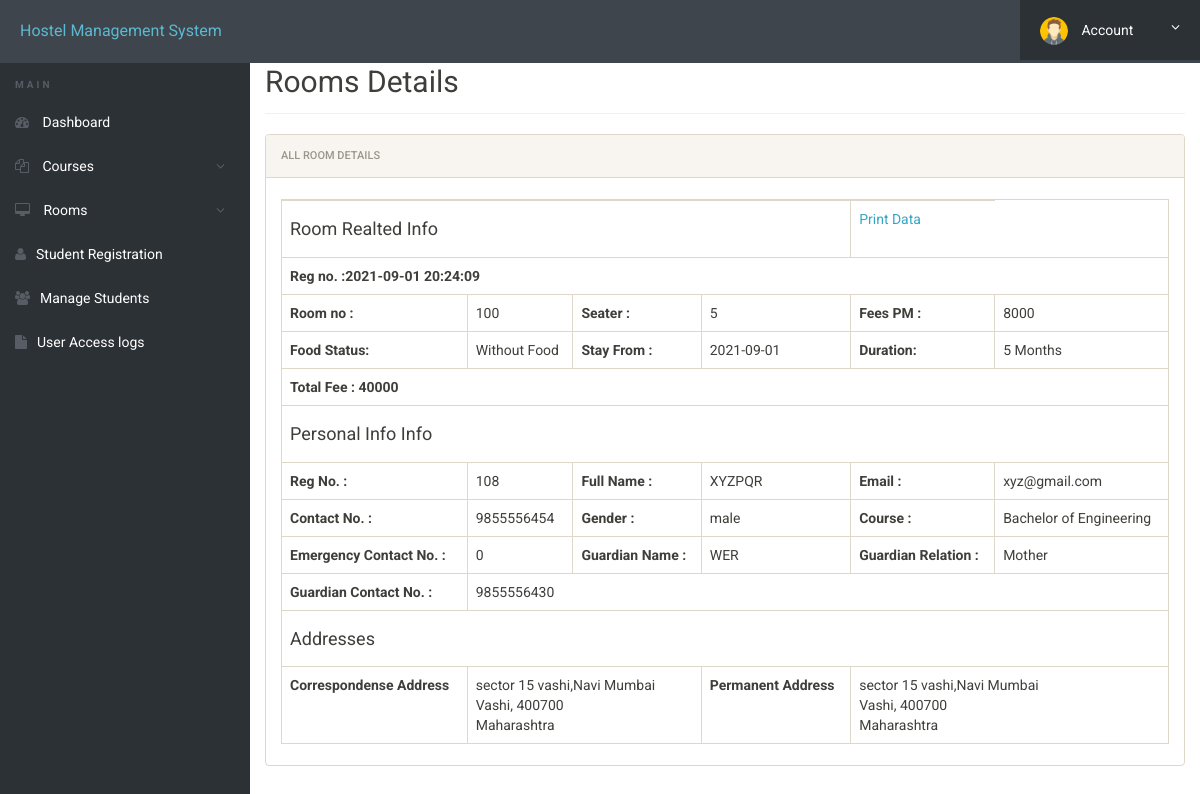
The app's page /room-details.php (signed in) with its own data.
### tables this page shows
CREATE TABLE IF NOT EXISTS `registration` (
  `id` int(11) NOT NULL,
  `roomno` int(11) NOT NULL,
  `seater` int(11) NOT NULL,
  `feespm` int(11) NOT NULL,
  `foodstatus` int(11) NOT NULL,
  `stayfrom` date NOT NULL,
  `duration` int(11) NOT NULL,
  `course` varchar(500) NOT NULL,
  `regno` int(11) NOT NULL,
  `firstName` varchar(500) NOT NULL,
  `middleName` varchar(500) NOT NULL,
  `lastName` varchar(500) NOT NULL,
  `gender` varchar(250) NOT NULL,
  `contactno` bigint(11) NOT NULL,
  `emailid` varchar(500) NOT NULL,
  `egycontactno` bigint(11) NOT NULL,
  `guardianName` varchar(500) NOT NULL,
  `guardianRelation` varchar(500) NOT NULL,
  `guardianContactno` bigint(11) NOT NULL,
  `corresAddress` varchar(500) NOT NULL,
  `corresCIty` varchar(500) NOT NULL,
  `corresState` varchar(500) NOT NULL,
  `corresPincode` int(11) NOT NULL,
  `pmntAddress` varchar(500) NOT NULL,
  `pmntCity` varchar(500) NOT NULL,
  `pmnatetState` varchar(500) NOT NULL,
  `pmntPincode` int(11) NOT NULL,
  `postingDate` timestamp NOT NULL DEFAULT CURRENT_TIMESTAMP,
  `updationDate` varchar(500) NOT NULL
);

### room-details.php (the view, shortened to what this page needs)
<?php
include('includes/config.php');
?>
<!doctype html>
<html lang="en" class="no-js">
<head>
	<link rel="stylesheet" href="css/font-awesome.min.css">
	<link rel="stylesheet" href="css/bootstrap.min.css">
	<link rel="stylesheet" href="css/dataTables.bootstrap.min.css">
	<link rel="stylesheet" href="css/bootstrap-social.css">
	<link rel="stylesheet" href="css/bootstrap-select.css">
	<link rel="stylesheet" href="css/fileinput.min.css">
	<link rel="stylesheet" href="css/awesome-bootstrap-checkbox.css">
	<link rel="stylesheet" href="css/style.css">
</head>
<body>
	<?php include('includes/header.php');?>
	<div class="ts-main-content">
			<?php include('includes/sidebar.php');?>
		<div class="content-wrapper">
			<div class="container-fluid">
				<div class="row">
					<div class="col-md-12">
						<h2 class="page-title">Rooms Details</h2>
						<div class="panel panel-default">
							<div class="panel-heading">All Room Details</div>
							<div class="panel-body">
								<table id="zctb" class="table table-bordered " cellspacing="0" width="100%">
									<tbody>
<?php
$aid=$_SESSION['login'];
	$ret="select * from registration where emailid=?";
$stmt= $mysqli->prepare($ret) ;
$stmt->bind_param('s',$aid);
$stmt->execute() ;
$res=$stmt->get_result();
while($row=$res->fetch_object())
	  {
	  	?>
<tr>
<td colspan="4"><h4>Room Realted Info</h4></td>
<td><a href="javascript:void(0);"  onClick="popUpWindow('http://localhost/hostel/full-profile.php?id=<?php echo $row->emailid;?>');" title="View Full Details">Print Data</a></td>
</tr>
<tr>
<td colspan="6"><b>Reg no. :<?php echo $row->postingDate;?></b></td>
</tr>
<tr>
<td><b>Room no :</b></td>
<td><?php echo $row->roomno;?></td>
<td><b>Seater :</b></td>
<td><?php echo $row->seater;?></td>
<td><b>Fees PM :</b></td>
<td><?php echo $fpm=$row->feespm;?></td>
</tr>
<tr>
<td><b>Food Status:</b></td>
<td>
<?php if($row->foodstatus==0)
{
echo "Without Food";
}
else
{
echo "With Food";
}
;?></td>
<td><b>Stay From :</b></td>
<td><?php echo $row->stayfrom;?></td>
<td><b>Duration:</b></td>
<td><?php echo $dr=$row->duration;?> Months</td>
</tr>
<tr>
<td colspan="6"><b>Total Fee :
<?php if($row->foodstatus==1)
{
$fd=2000;
echo (($dr*$fpm)+$fd);
}
else
{
echo $dr*$fpm;
}
?></b></td>
</tr>
<tr>
<td colspan="6"><h4>Personal Info Info</h4></td>
</tr>
<tr>
<td><b>Reg No. :</b></td>
<td><?php echo $row->regno;?></td>
<td><b>Full Name :</b></td>
<td><?php echo $row->firstName;?><?php echo $row->middleName;?><?php echo $row->lastName;?></td>
<td><b>Email :</b></td>
<td><?php echo $row->emailid;?></td>
</tr>
<tr>
<td><b>Contact No. :</b></td>
<td><?php echo $row->contactno;?></td>
<td><b>Gender :</b></td>
<td><?php echo $row->gender;?></td>
<td><b>Course :</b></td>
<td><?php echo $row->course;?></td>
</tr>
<tr>
<td><b>Emergency Contact No. :</b></td>
<td><?php echo $row->egycontactno;?></td>
<td><b>Guardian Name :</b></td>
<td><?php echo $row->guardianName;?></td>
<td><b>Guardian Relation :</b></td>
<td><?php echo $row->guardianRelation;?></td>
</tr>
<tr>
<td><b>Guardian Contact No. :</b></td>
<td colspan="6"><?php echo $row->guardianContactno;?></td>
</tr>
<tr>
<td colspan="6"><h4>Addresses</h4></td>
</tr>
<tr>
<td><b>Correspondense Address</b></td>
<td colspan="2">
<?php echo $row->corresAddress;?><br />
<?php echo $row->corresCIty;?>, <?php echo $row->corresPincode;?><br />
<?php echo $row->corresState;?>
</td>
<td><b>Permanent Address</b></td>
<td colspan="2">
<?php echo $row->pmntAddress;?><br />
<?php echo $row->pmntCity;?>, <?php echo $row->pmntPincode;?><br />
<?php echo $row->pmnatetState;?>
</td>
</tr>
<?php
} ?>
</tbody>
</table>
</div>
</div>
</div>
</div>
</div>
</div>
</div>
</body>
</html>

### admin/includes/header.php (shortened to what this page needs)
<div class="brand clearfix">
		<a href="#" class="logo" style="font-size:16px;">Hostel Management System</a>
		<ul class="ts-profile-nav">
			<li class="ts-account">
				<a href="#"><img src="img/ts-avatar.png" class="ts-avatar hidden-side" alt=""> Account <i class="fa fa-angle-down hidden-side"></i></a>
			</li>
		</ul>
	</div>

### admin/includes/sidebar.php (shortened to what this page needs)
<nav class="ts-sidebar">
			<ul class="ts-sidebar-menu">
				<li class="ts-label">Main</li>
				<li><a href="dashboard.php"><i class="fa fa-dashboard"></i> Dashboard</a></li>
					<li><a href="#"><i class="fa fa-files-o"></i> Courses</a>
				</li>
					<li><a href="#"><i class="fa fa-desktop"></i> Rooms</a>
				</li>
				<li><a href="registration.php"><i class="fa fa-user"></i>Student Registration</a></li>
				<li><a href="manage-students.php"><i class="fa fa-users"></i>Manage Students</a></li>
				<li><a href="access-log.php"><i class="fa fa-file"></i>User Access logs</a></li>
		</nav>

### css/style.css (style rules this page uses)
html { font-size: 14px; }
@media only screen and (min-width: 480px) { html { font-size: 17px; } }
@media only screen and (min-width: 768px) { html { font-size: 14px; } }
body { font-size: 1em; }
a { color: #37a6c4; }
.panel { overflow: hidden; }
ul, li { margin: 0; padding: 0; list-style: none; }
.page-title { padding-bottom: 15px; margin-bottom: 20px; border-bottom: 1px solid #f0f0f0; }
.brand { background: #3e454c; position: relative; z-index: 3; position: fixed; width: 100%; top: 0; }
.brand .logo { box-sizing: border-box; padding: 20px; float: left; display: block; width: 200px; }
@media only screen and (min-width: 992px) { .brand .logo { width: 250px; } }
.brand .ts-profile-nav { float: right; display: none; }
.brand .ts-profile-nav li { float: left; position: relative; }
.brand .ts-profile-nav li a { display: block; padding: 20px; color: #fff; }
.brand .ts-profile-nav .ts-account .fa-angle-down { float: right; }
.brand .ts-profile-nav .ts-account > a { width: 180px; background: #2c3136; }
.brand .ts-profile-nav .ts-account .ts-avatar { border-radius: 50%; height: 28px; margin: -10px 0; margin-right: 10px; }
@media only screen and (min-width: 992px) { .brand .ts-profile-nav { display: block; } }
.ts-sidebar { background: #2c3136; max-height: 0; transition: max-height 0.3s; overflow: hidden; position: fixed; z-index: 2; width: 100%; bottom: 0; top: 60px; overflow-y: auto; }
@media only screen and (min-width: 992px) { .ts-sidebar { max-height: 100%; bottom: 0; } }
.ts-sidebar-menu .ts-label { color: #585c64; font-weight: bold; padding: 8px 15px; text-transform: uppercase; font-size: 10px; letter-spacing: 3px; margin-top: 10px; }
.ts-sidebar-menu a { display: block; text-decoration: none; padding: 12px 15px; color: #fff; }
.ts-sidebar-menu li { position: relative; }
.ts-sidebar-menu li i { color: #585c64; margin-right: 10px; }
.ts-main-content .content-wrapper { padding-top: 15px; margin-top: 20px; }
@media only screen and (min-width: 992px) { .ts-main-content .ts-sidebar { width: 250px; float: left; } }
@media only screen and (min-width: 992px) { .ts-main-content .content-wrapper { margin-left: 250px; } }

### room-details.php (style rules this page uses)
body { margin-top: 30px; }

### records on screen
registration: postingDate "2021-09-01 20:24:09", roomno "100", seater "5", feespm "8000", foodstatus "Without Food", stayfrom "2021-09-01", duration "5", $dr*$fpm "40000", regno "108", firstName "XYZ", lastName "PQR", emailid "xyz@gmail.com", contactno "9855556454", gender "male", course "Bachelor of Engineering", egycontactno "0", guardianName "WER", guardianRelation "Mother", guardianContactno "9855556430", corresAddress "sector 15 vashi,Navi Mumbai", corresCIty "Vashi", corresPincode "400700", corresState "Maharashtra", pmntAddress "sector 15 vashi,Navi Mumbai", pmntCity "Vashi", pmntPincode "400700", pmnatetState "Maharashtra"
